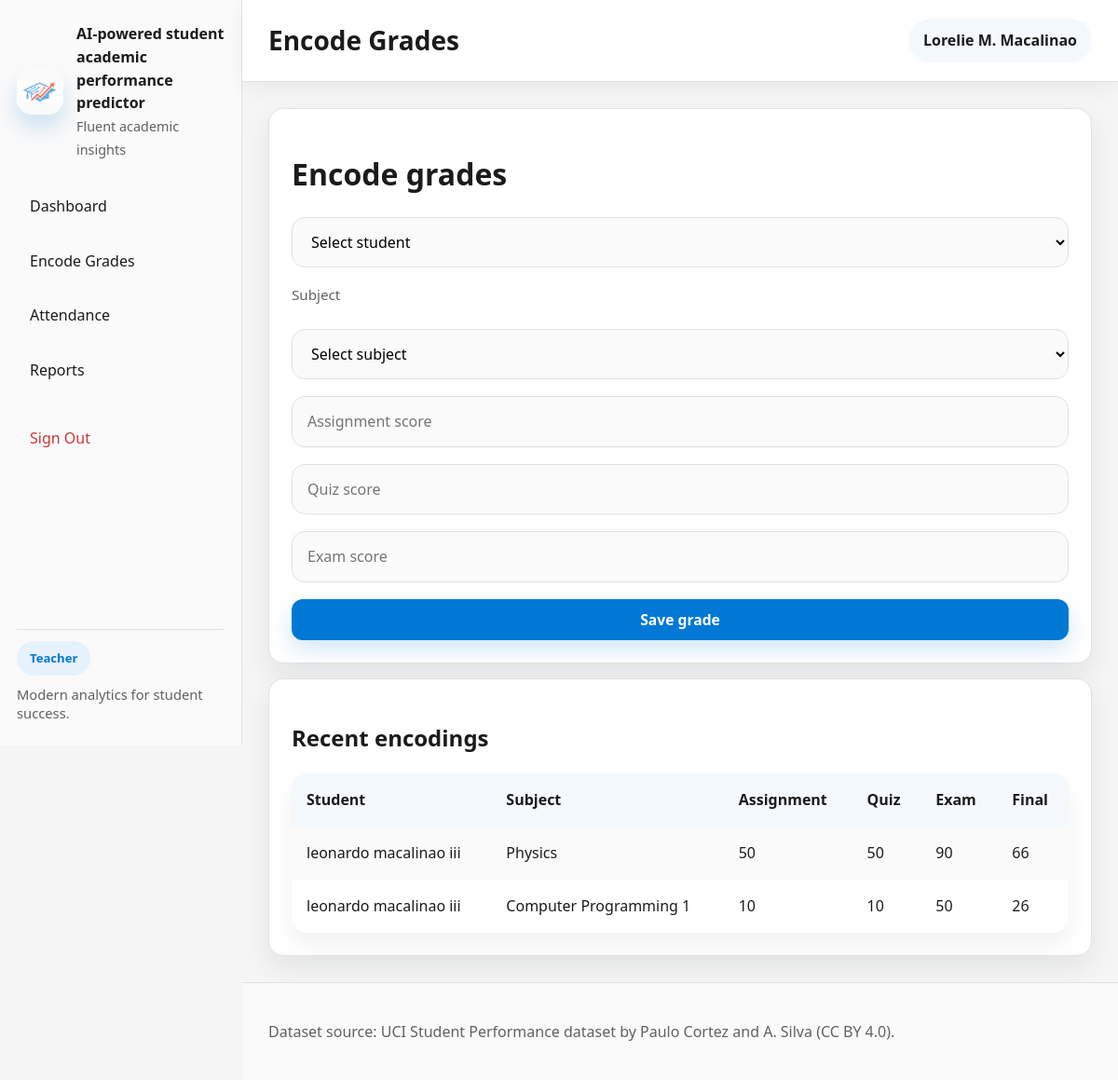
The page /teacher/encode-grades.php (signed in) on the database its author committed.
### tables this page shows
CREATE TABLE `grades` (
  `id` int(11) NOT NULL,
  `student_id` int(11) NOT NULL,
  `subject` varchar(50) NOT NULL,
  `assignment_score` int(11) NOT NULL,
  `quiz_score` int(11) NOT NULL,
  `exam_score` int(11) NOT NULL,
  `final_grade` int(11) NOT NULL,
  `encoded_by` int(11) NOT NULL,
  `encoded_at` timestamp NOT NULL DEFAULT current_timestamp(),
  `subject_id` int(11) DEFAULT NULL
);

CREATE TABLE `users` (
  `id` int(11) NOT NULL,
  `username` varchar(50) NOT NULL,
  `password_hash` varchar(255) NOT NULL,
  `role` enum('admin','teacher','student') NOT NULL,
  `full_name` varchar(100) NOT NULL,
  `email` varchar(100) NOT NULL,
  `created_at` timestamp NOT NULL DEFAULT current_timestamp(),
  `is_email_verified` tinyint(1) DEFAULT 0,
  `verification_code` varchar(10) DEFAULT NULL,
  `verification_expires_at` datetime DEFAULT NULL
);

### teacher/encode-grades.php (the view, shortened to what this page needs)
<?php
require_once __DIR__ . '/../includes/header.php';
$connection = get_db_connection();
$grades = $connection->query('SELECT g.*, COALESCE(sub.name, g.subject) AS subject_name, u.full_name FROM grades g LEFT JOIN subjects sub ON sub.id = g.subject_id JOIN students s ON s.id = g.student_id JOIN users u ON u.id = s.user_id ORDER BY g.encoded_at DESC LIMIT 10');
?>
<div class="card">
    <h1>Encode grades</h1>
    <form method="post">
        <select name="student_id" required>
            <option value="">Select student</option>
        </select>
        <label for="subject_select">Subject</label>
        <select name="subject" id="subject_select" required>
            <option value="">Select subject</option>
        </select>
        <input name="assignment_score" placeholder="Assignment score" type="number" min="0" max="100" required>
        <input name="quiz_score" placeholder="Quiz score" type="number" min="0" max="100" required>
        <input name="exam_score" placeholder="Exam score" type="number" min="0" max="100" required>
        <button class="btn" type="submit">Save grade</button>
    </form>
</div>
<div class="card" style="margin-top:16px;">
    <h2>Recent encodings</h2>
    <table>
        <tr><th>Student</th><th>Subject</th><th>Assignment</th><th>Quiz</th><th>Exam</th><th>Final</th></tr>
        <?php while ($row = $grades->fetch_assoc()): ?>
            <tr><td><?php echo htmlspecialchars($row['full_name']); ?></td><td><?php echo htmlspecialchars($row['subject']); ?></td><td><?php echo htmlspecialchars($row['assignment_score']); ?></td><td><?php echo htmlspecialchars($row['quiz_score']); ?></td><td><?php echo htmlspecialchars($row['exam_score']); ?></td><td><?php echo htmlspecialchars($row['final_grade']); ?></td></tr>
        <?php endwhile; ?>
    </table>
</div>
<?php require_once __DIR__ . '/../includes/footer.php'; ?>

### assets/styles.css (style rules this page uses)
:root { color-scheme: light; font-family: 'Segoe UI Variable', 'Segoe UI', Inter, Arial, sans-serif; font-size: 16px; line-height: 1.55; color: #1B1B1B; background: #F5F5F5; }
* { box-sizing: border-box; }
html { scroll-behavior: smooth; }
body { margin: 0; min-height: 100vh; background: #F5F5F5; }
button, input, select, textarea { font: inherit; }
.icon-btn, .btn { border: none; cursor: pointer; border-radius: 12px; transition: transform 220ms ease, box-shadow 220ms ease, background-color 220ms ease; }
.card { background: #FFFFFF; border-radius: 16px; padding: 24px; border: 1px solid #E1E1E1; box-shadow: 0 12px 30px rgba(16, 24, 40, 0.08); }
.btn { display: inline-flex; align-items: center; justify-content: center; min-height: 44px; padding: 0 18px; font-size: 0.98rem; font-weight: 600; color: #FFFFFF; background: #0078D4; box-shadow: 0 10px 24px rgba(0, 120, 212, 0.18); text-decoration: none; }
form { display: grid; gap: 18px; }
label { display: block; font-size: 0.95rem; color: #616161; margin-bottom: 6px; }
input, select, textarea { width: 100%; padding: 14px 16px; border: 1px solid #E1E1E1; border-radius: 14px; background: #FAFAFA; transition: border-color 220ms ease, box-shadow 220ms ease, background-color 220ms ease; }
table { width: 100%; border-collapse: separate; border-spacing: 0; background: #FFFFFF; border-radius: 16px; overflow: hidden; box-shadow: 0 12px 24px rgba(16, 24, 40, 0.06); }
th, td { padding: 16px; text-align: left; }
th { position: sticky; top: 0; background: #F3F9FD; color: #1B1B1B; font-weight: 700; }
tbody tr { transition: background-color 220ms ease; }
tbody tr:nth-child(even) { background: #FAFAFA; }

### rows shown on the page
grades: users.full_name "leonardo macalinao iii", subject "Physics", assignment_score "50", quiz_score "50", exam_score "90", final_grade "66"
grades: users.full_name "leonardo macalinao iii", subject "Computer Programming 1", assignment_score "10", quiz_score "10", exam_score "50", final_grade "26"

### other values the page prints
$user['role'] "Teacher"
$pageTitle "Encode Grades"
$user['full_name'] "Lorelie M. Macalinao"
